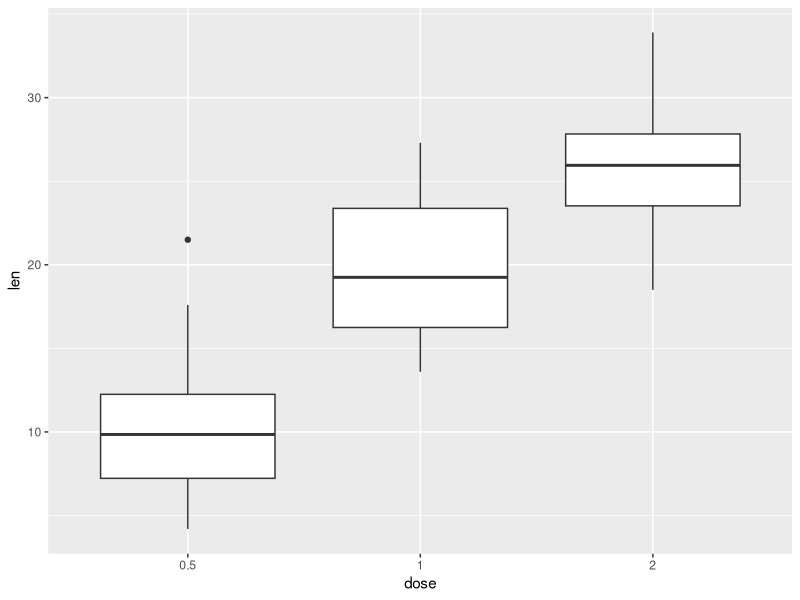
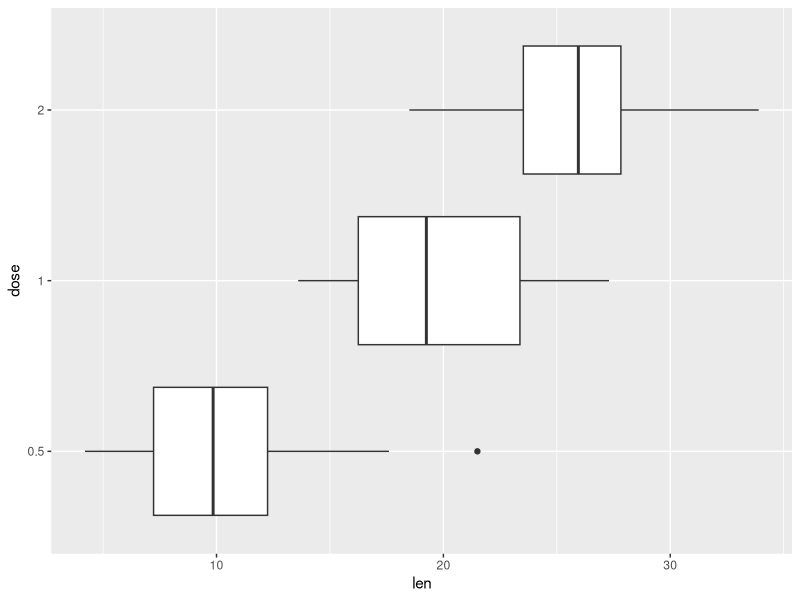
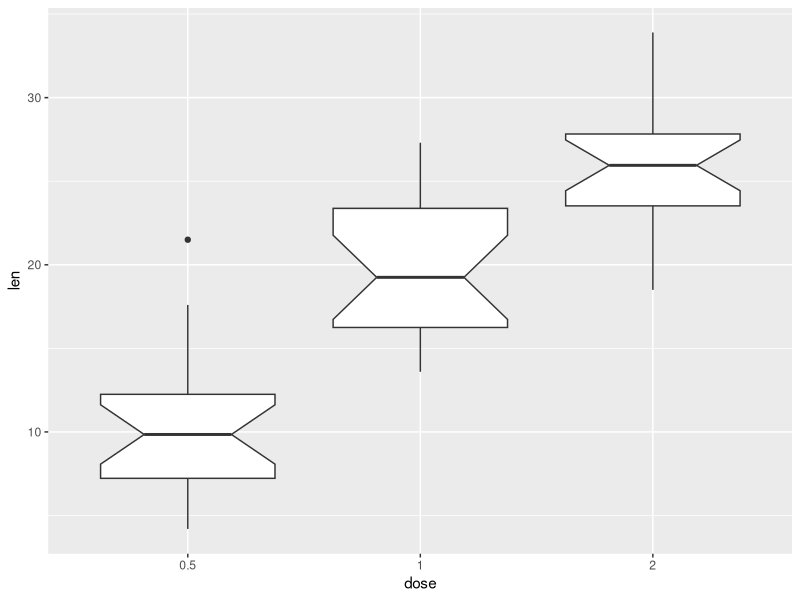
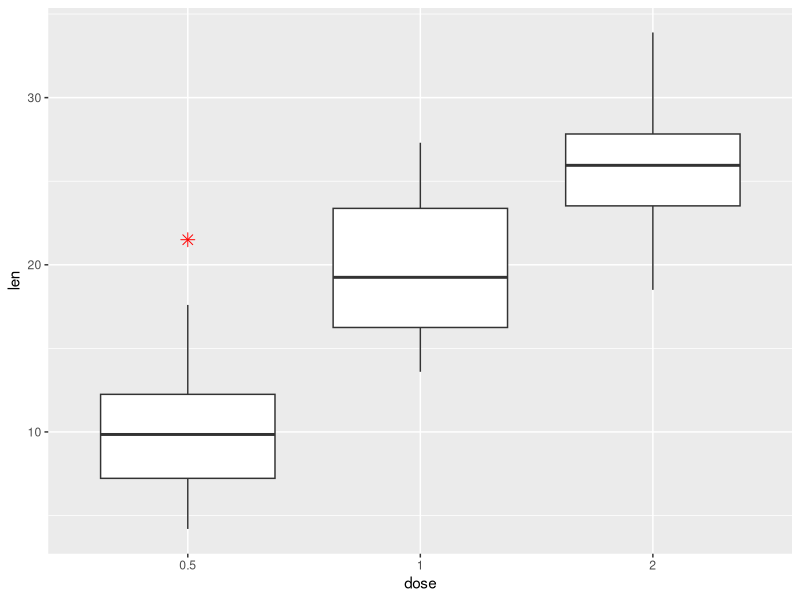
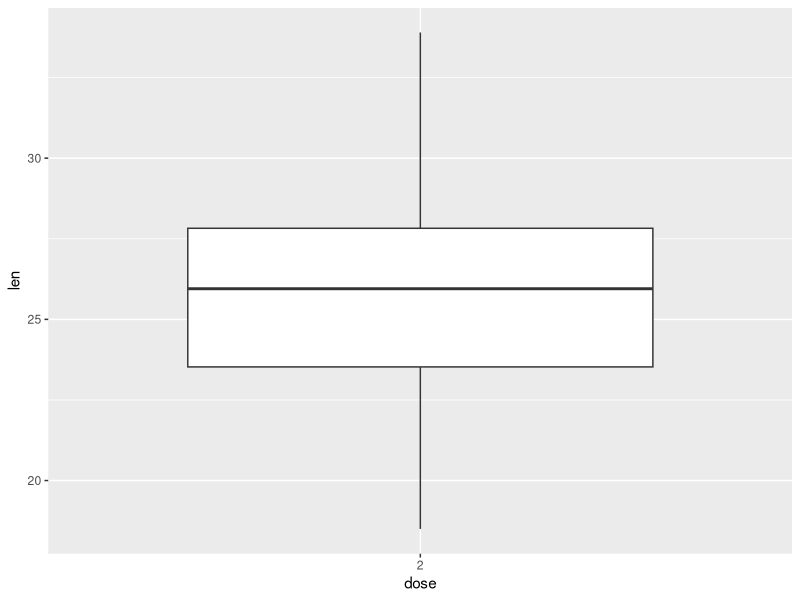
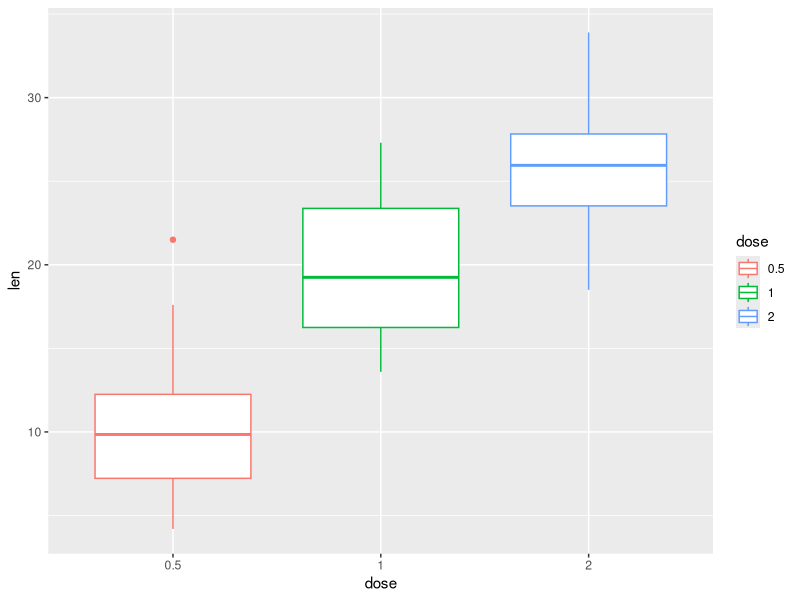
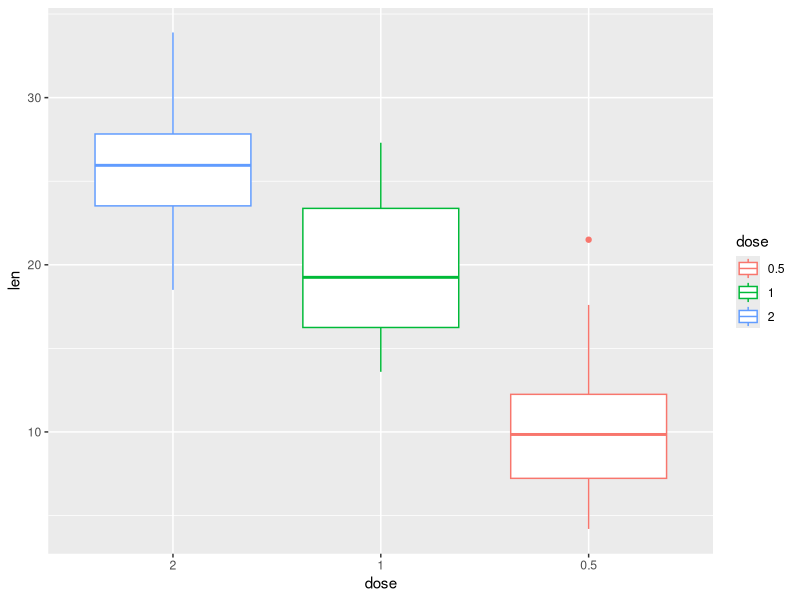
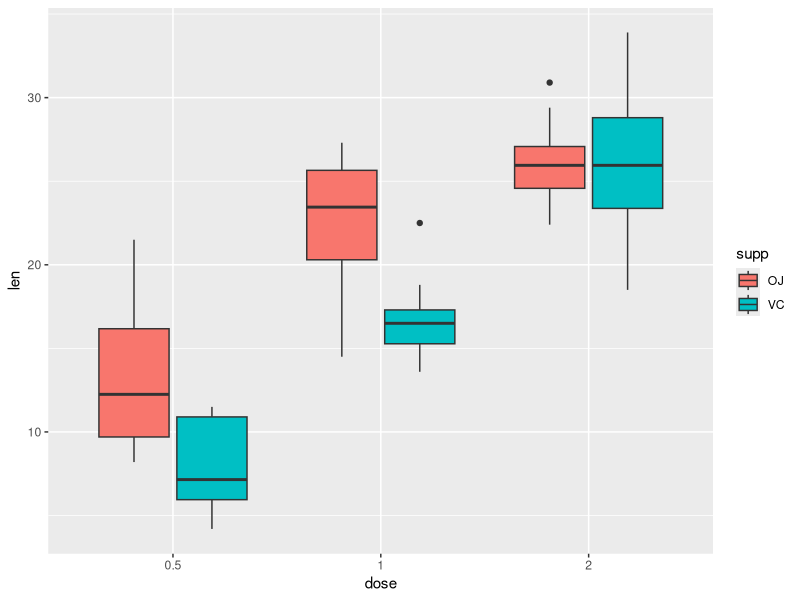

Here is the R script that generated these plots, in order:
#loading the dataset
my_data=ToothGrowth
#converting the dose column from numeric into factor
my_data$dose=as.factor(my_data$dose)
class(my_data$dose)
library(ggplot2)
#basic boxplot
ggplot(my_data,aes(x=dose, y=len))+
  geom_boxplot()
#rotating the box plot
ggplot(my_data,aes(x=dose, y=len))+
  geom_boxplot()+
  coord_flip()
#notched box plot
ggplot(my_data,aes(x=dose, y=len))+
  geom_boxplot(notch=T)
#changing outlier color, shape and size

ggplot(my_data,aes(x=dose, y=len))+
  geom_boxplot(outlier.color = "red",outlier.shape = 8,
               outlier.size =3 )
#Choosing which item to display
ggplot(my_data,aes(x=dose,y=len))+geom_boxplot(outlier.color = "red",outlier.shape = 8,
                                              outlier.size =3 )+
  scale_x_discrete(limits=c("2"))
#changing box plot line colors by groups

ggplot(my_data,aes(x=dose, y=len,color=dose))+
  geom_boxplot()
#changing the item order

ggplot(my_data,aes(x=dose, y=len,color=dose))+
  geom_boxplot()+
  scale_x_discrete(limit=c("2","1","0.5"))

#Boxplot with multiple grps

ggplot(my_data,aes(x=dose, y=len,fill = supp))+
  geom_boxplot()

# changing the ditances between two box

ggplot(my_data,aes(x=dose, y=len,fill = supp))+
  geom_boxplot(position = position_dodge(1))


